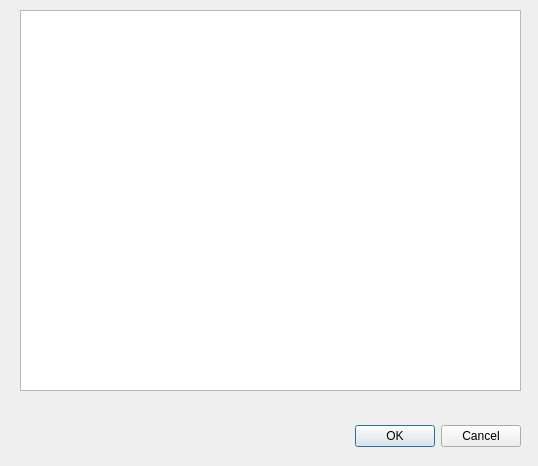
<?xml version="1.0" encoding="UTF-8"?>
<ui version="4.0">
 <class>posting</class>
 <widget class="QDialog" name="posting">
  <property name="geometry">
   <rect>
    <x>0</x>
    <y>0</y>
    <width>538</width>
    <height>466</height>
   </rect>
  </property>
  <property name="windowTitle">
   <string>Dialog</string>
  </property>
  <widget class="QDialogButtonBox" name="buttonBox">
   <property name="geometry">
    <rect>
     <x>180</x>
     <y>420</y>
     <width>341</width>
     <height>32</height>
    </rect>
   </property>
   <property name="orientation">
    <enum>Qt::Horizontal</enum>
   </property>
   <property name="standardButtons">
    <set>QDialogButtonBox::Cancel|QDialogButtonBox::Ok</set>
   </property>
  </widget>
  <widget class="QTableWidget" name="tableWidget">
   <property name="geometry">
    <rect>
     <x>20</x>
     <y>10</y>
     <width>501</width>
     <height>381</height>
    </rect>
   </property>
  </widget>
 </widget>
 <resources/>
 <connections>
  <connection>
   <sender>buttonBox</sender>
   <signal>accepted()</signal>
   <receiver>posting</receiver>
   <slot>accept()</slot>
   <hints>
    <hint type="sourcelabel">
     <x>248</x>
     <y>254</y>
    </hint>
    <hint type="destinationlabel">
     <x>157</x>
     <y>274</y>
    </hint>
   </hints>
  </connection>
  <connection>
   <sender>buttonBox</sender>
   <signal>rejected()</signal>
   <receiver>posting</receiver>
   <slot>reject()</slot>
   <hints>
    <hint type="sourcelabel">
     <x>316</x>
     <y>260</y>
    </hint>
    <hint type="destinationlabel">
     <x>286</x>
     <y>274</y>
    </hint>
   </hints>
  </connection>
 </connections>
</ui>
